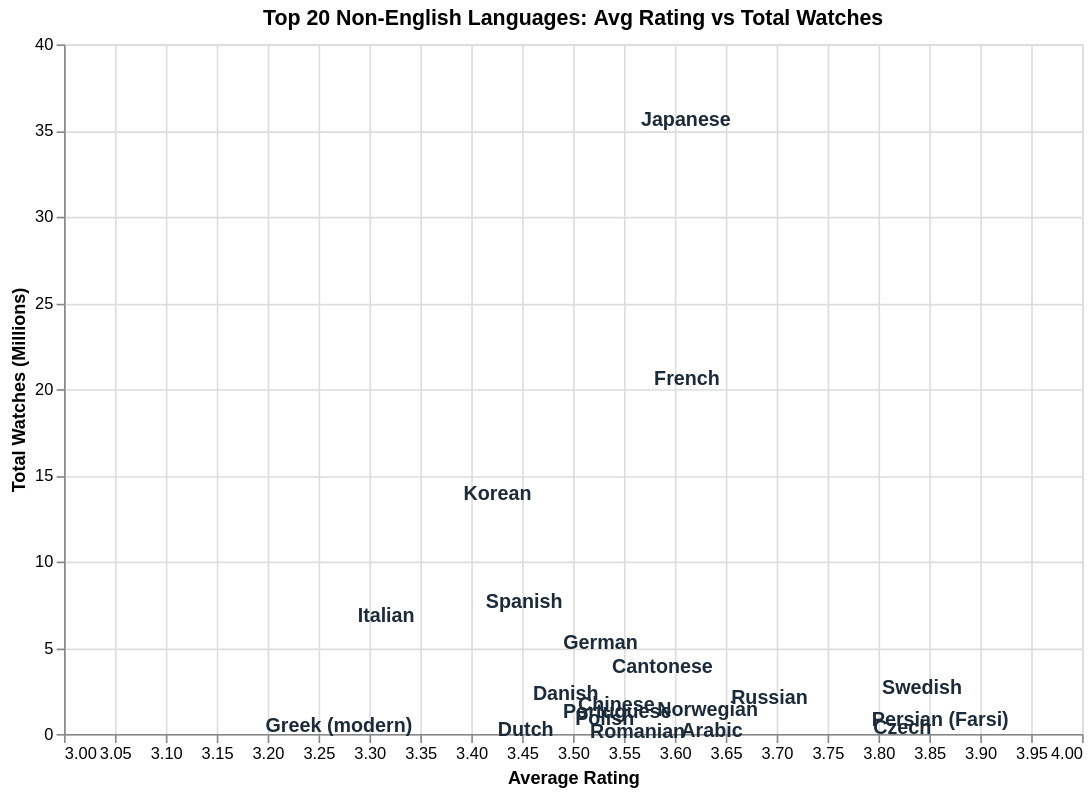

Here is the notebook cell this chart was saved with:
### Code cell
# Average Rating vs Watches by top 20 Languages (Side-by-Side)

import pandas as pd
import altair as alt

lang_df = pd.read_csv("Movie_Data_File.csv").copy()
lang_df = lang_df.dropna(subset=["Original_language", "Watches", "Average_rating"])
lang_df = lang_df[lang_df["Original_language"] != "No spoken language"]
lang_df = lang_df[lang_df["Original_language"] != "English"]   # non-English only
lang_df = lang_df[lang_df["Watches"] > 0]

# Aggregate per language
lang_agg = lang_df.groupby("Original_language").agg(
    total_watches=("Watches", "sum"),
    avg_rating=("Average_rating", "mean"),
    film_count=("Watches", "count")
).reset_index()

# Top 20 non-English languages by film count
lang_agg = lang_agg.nlargest(20, "film_count").reset_index(drop=True)

# Convert to millions
lang_agg["watches_millions"] = (lang_agg["total_watches"] / 1_000_000).round(2)

# text mark — language name as the data point
chart = alt.Chart(lang_agg).mark_text(fontSize=12, fontWeight="bold").encode(
    x=alt.X("avg_rating:Q", title="Average Rating",
            scale=alt.Scale(domain=[3, 4])),
    y=alt.Y("watches_millions:Q", title="Total Watches (Millions)"),
    text=alt.Text("Original_language:N"),
    color=alt.value("#1c2b3a"),
    tooltip=[
        alt.Tooltip("Original_language:N", title="Language"),
        alt.Tooltip("avg_rating:Q",        title="Avg Rating",  format=".2f"),
        alt.Tooltip("watches_millions:Q",  title="Watches (M)", format=".1f"),
        alt.Tooltip("film_count:Q",        title="Number of Films")
    ]
).properties(
    title="Top 20 Non-English Languages: Avg Rating vs Total Watches",
    width=620,
    height=420
)

chart.save("images/language_rating_scatter.html")
chart.show()

### Figure 1 — Vega-Lite specification as saved in the notebook (floating-point values rounded to 4 significant figures)
{"config": {"view": {"continuousWidth": 300, "continuousHeight": 300}}, "data": {"name": "data-daf7dcf7de73befd9fb726b38f25a328"}, "mark": {"type": "text", "fontSize": 12, "fontWeight": "bold"}, "encoding": {"color": {"value": "#1c2b3a"}, "text": {"field": "Original_language", "type": "nominal"}, "tooltip": [{"field": "Original_language", "title": "Language", "type": "nominal"}, {"field": "avg_rating", "format": ".2f", "title": "Avg Rating", "type": "quantitative"}, {"field": "watches_millions", "format": ".1f", "title": "Watches (M)", "type": "quantitative"}, {"field": "film_count", "title": "Number of Films", "type": "quantitative"}], "x": {"field": "avg_rating", "scale": {"domain": [3, 4]}, "title": "Average Rating", "type": "quantitative"}, "y": {"field": "watches_millions", "title": "Total Watches (Millions)", "type": "quantitative"}}, "height": 420, "title": "Top 20 Non-English Languages: Avg Rating vs Total Watches", "width": 620, "$schema": "https://vega.github.io/schema/vega-lite/v6.1.0.json", "datasets": {"data-daf7dcf7de73befd9fb726b38f25a328": [{"Original_language": "Italian", "total_watches": 6883899, "avg_rating": 3.316, "film_count": 323, "watches_millions": 6.88}, {"Original_language": "Japanese", "total_watches": 35673384, "avg_rating": 3.611, "film_count": 299, "watches_millions": 35.67}, {"Original_language": "French", "total_watches": 20602430, "avg_rating": 3.612, "film_count": 279, "watches_millions": 20.6}, {"Original_language": "Korean", "total_watches": 13953408, "avg_rating": 3.426, "film_count": 137, "watches_millions": 13.95}, {"Original_language": "Spanish", "total_watches": 7682465, "avg_rating": 3.452, "film_count": 109, "watches_millions": 7.68}, {"Original_language": "German", "total_watches": 5311552, "avg_rating": 3.527, "film_count": 86, "watches_millions": 5.31}, {"Original_language": "Chinese", "total_watches": 1696575, "avg_rating": 3.543, "film_count": 63, "watches_millions": 1.7}, {"Original_language": "Danish", "total_watches": 2376555, "avg_rating": 3.493, "film_count": 57, "watches_millions": 2.38}, {"Original_language": "Cantonese", "total_watches": 3939661, "avg_rating": 3.588, "film_count": 55, "watches_millions": 3.94}, {"Original_language": "Russian", "total_watches": 2127239, "avg_rating": 3.693, "film_count": 41, "watches_millions": 2.13}, {"Original_language": "Swedish", "total_watches": 2685368, "avg_rating": 3.843, "film_count": 29, "watches_millions": 2.69}, {"Original_language": "Polish", "total_watches": 900068, "avg_rating": 3.531, "film_count": 18, "watches_millions": 0.9}, {"Original_language": "Portuguese", "total_watches": 1290482, "avg_rating": 3.543, "film_count": 18, "watches_millions": 1.29}, {"Original_language": "Romanian", "total_watches": 168796, "avg_rating": 3.563, "film_count": 18, "watches_millions": 0.17}, {"Original_language": "Dutch", "total_watches": 290974, "avg_rating": 3.454, "film_count": 17, "watches_millions": 0.29}, {"Original_language": "Persian (Farsi)", "total_watches": 853552, "avg_rating": 3.861, "film_count": 15, "watches_millions": 0.85}, {"Original_language": "Arabic", "total_watches": 218121, "avg_rating": 3.636, "film_count": 14, "watches_millions": 0.22}, {"Original_language": "Norwegian", "total_watches": 1417539, "avg_rating": 3.632, "film_count": 14, "watches_millions": 1.42}, {"Original_language": "Czech", "total_watches": 388060, "avg_rating": 3.823, "film_count": 12, "watches_millions": 0.39}, {"Original_language": "Greek (modern)", "total_watches": 504246, "avg_rating": 3.27, "film_count": 9, "watches_millions": 0.5}]}}
